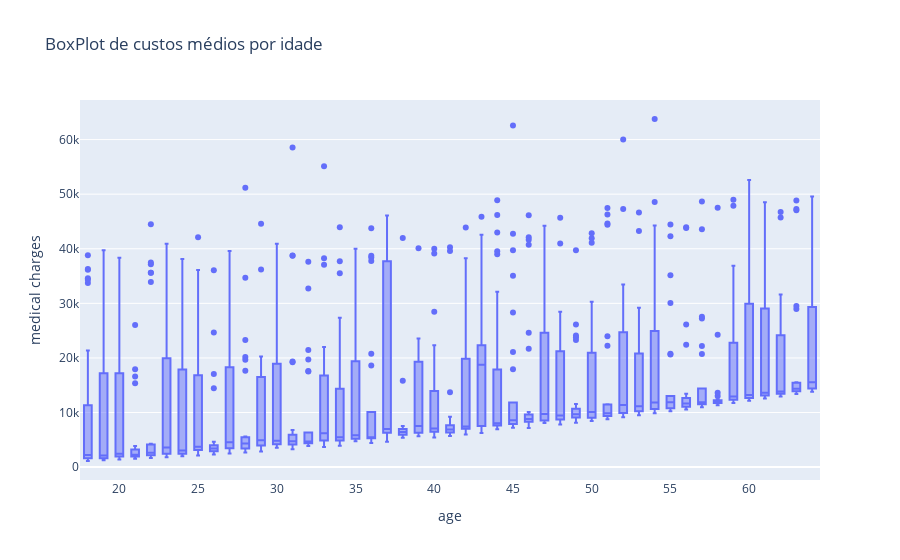

The cell this chart's notebook holds for it:
### Markdown cell above
- Uma base balanceada

### Code cell
# BoxPlot de custos médios por idade
fig = px.box(df_costs, x='age', y='medical charges', title='BoxPlot de custos médios por idade')
fig.show()

### Figure 1 — Plotly figure (JSON) as saved in the notebook; plotly's stock layout.template omitted (floating-point values rounded to 4 significant figures; data arrays with more than 128 entries replaced by an {"elided": "..."} marker saying what was removed)
{"data": [{"alignmentgroup": "True", "hovertemplate": "age=%{x}<br>medical charges=%{y}<extra></extra>", "legendgroup": "", "marker": {"color": "#636efa"}, "name": "", "notched": false, "offsetgroup": "", "orientation": "v", "showlegend": false, "type": "box", "x": {"elided": "1338 int values"}, "x0": " ", "xaxis": "x", "y": {"elided": "1338 float values"}, "y0": " ", "yaxis": "y"}], "layout": {"boxmode": "group", "legend": {"tracegroupgap": 0}, "title": {"text": "BoxPlot de custos médios por idade"}, "xaxis": {"anchor": "y", "domain": [0, 1], "title": {"text": "age"}}, "yaxis": {"anchor": "x", "domain": [0, 1], "title": {"text": "medical charges"}}}}
